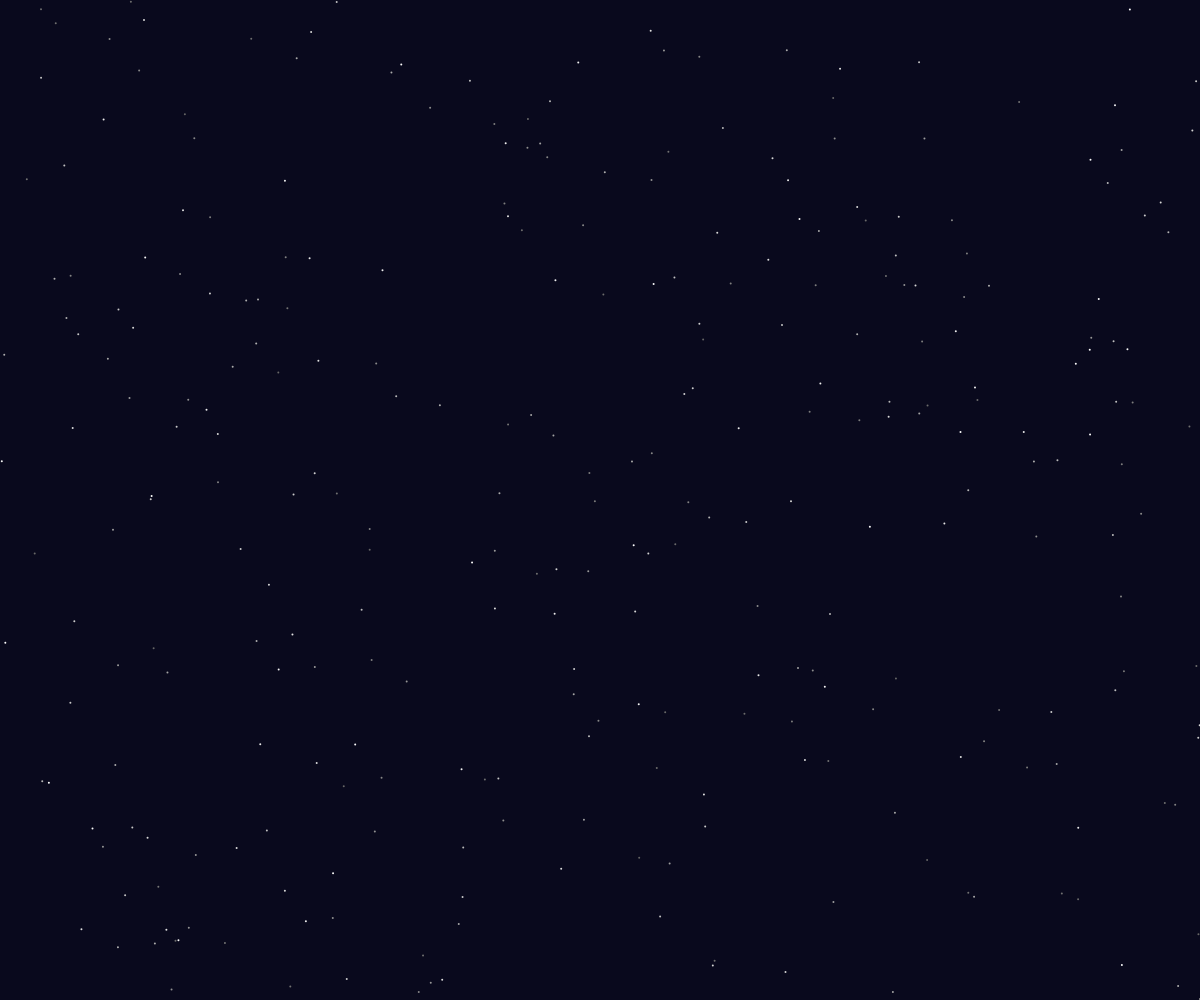
Frame 1 (no input)
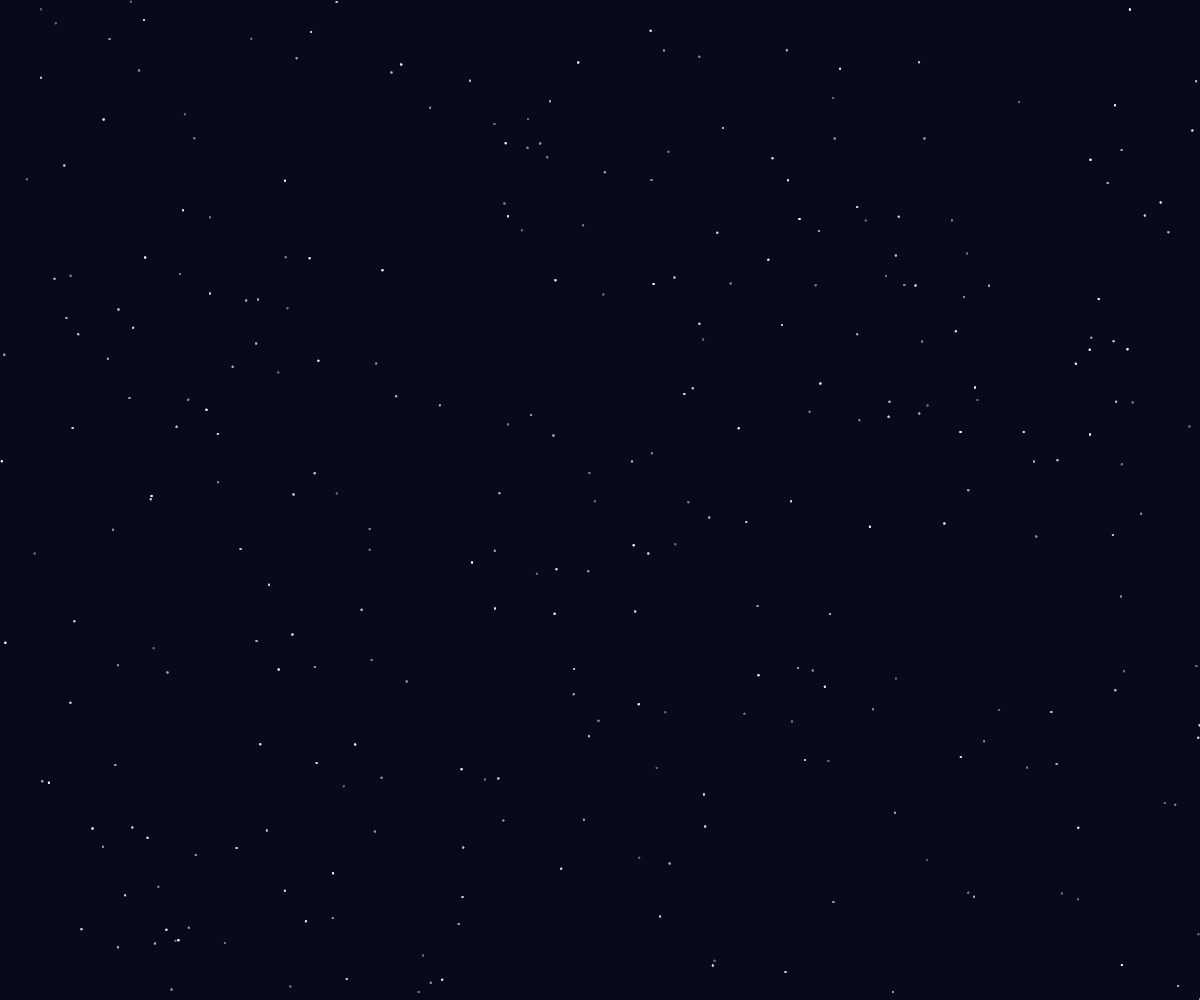
Frame 60 (no input)
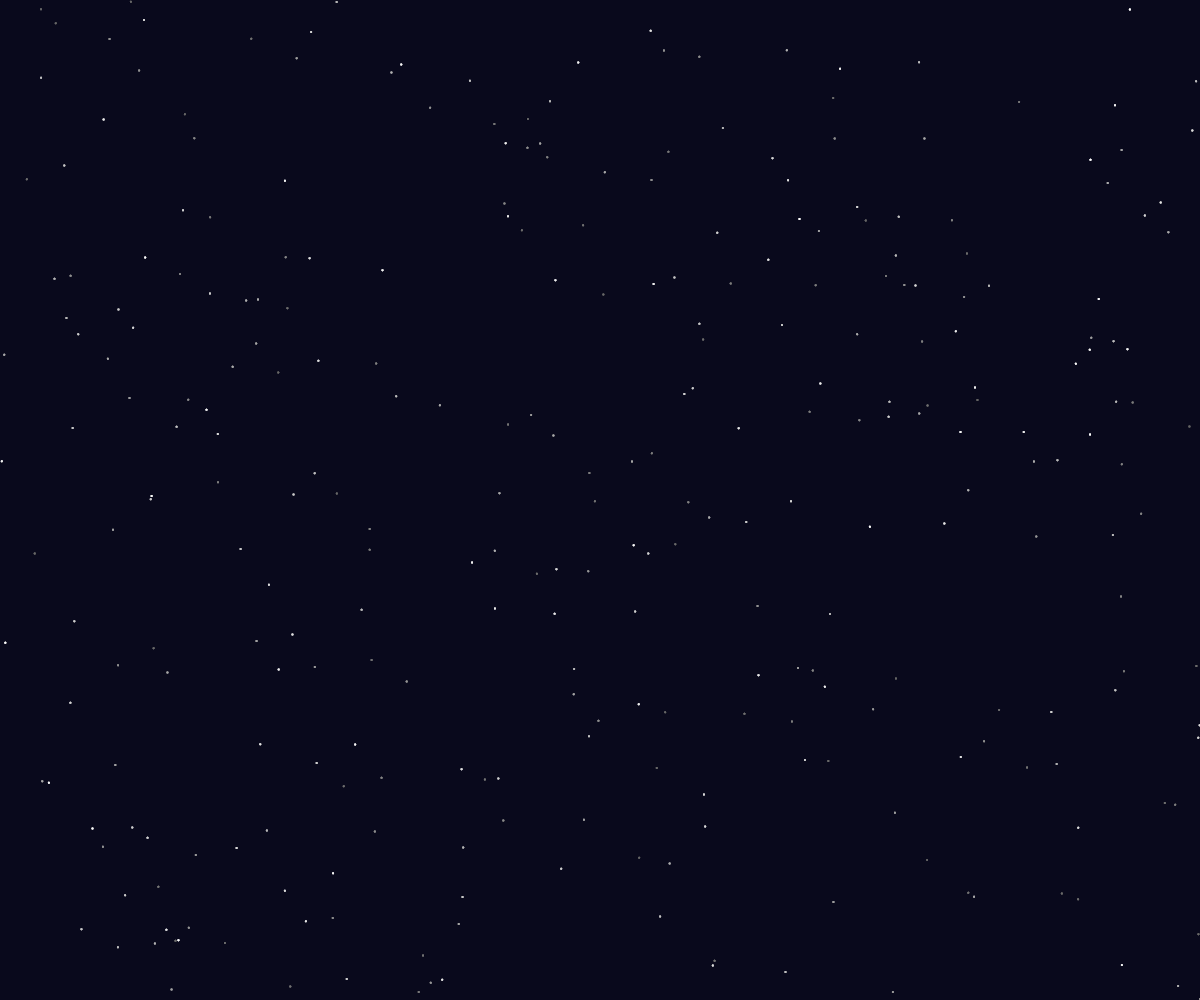
Frame 120 (the mouse pressed at the canvas centre since frame 60)

The p5.js sketch that drew these frames (run headless with seeded random() and noise() and a simulated clock; from frame 60 on, the mouse is pressed at the canvas centre):

// p5.js sketch
// ── sketch.js
let numEstrellas = 300;
let estrellas = [];

let fugaz;
let hayFugaz = false;
let ultimoMovimiento = 0;

function setup() {
  createCanvas(windowWidth, windowHeight);
  estrellas = [];
  for (let i = 0; i < numEstrellas; i++) {
    estrellas.push(new Estrella());
  }
  background(10, 10, 30);
}

function draw() {
  // Fondo semitransparente para dejar estela
  fill(10, 10, 30, 40);
  noStroke();
  rect(0, 0, width, height);

  // Estrellas normales
  for (let estrella of estrellas) {
    estrella.parpadear();
    estrella.mostrar();
  }

  // Estrella fugaz
  if (hayFugaz) {
    fugaz.mover();
    fugaz.mostrar();
    if (fugaz.termino()) {
      hayFugaz = false;
    }
  }
}

function mouseMoved() {
  if (millis() - ultimoMovimiento > 2000) {
    fugaz = new EstrellaFugaz();
    hayFugaz = true;
    ultimoMovimiento = millis();
  }
}

class Estrella {
  constructor() {
    this.x = random(width);
    this.y = random(height);
    this.brillo = random(100, 255);
    this.delta = random(0.5, 1.5);
  }

  parpadear() {
    this.brillo += random(-this.delta, this.delta);
    this.brillo = constrain(this.brillo, 100, 255);
  }

  mostrar() {
    noStroke();
    fill(this.brillo);
    ellipse(this.x, this.y, 2, 2);
  }
}

class EstrellaFugaz {
  constructor() {
    this.x = random(width * 0.5);
    this.y = random(height * 0.5);
    this.vx = random(10, 15);
    this.vy = random(4, 8);
    this.duracion = 40;
    this.vida = 0;
  }

  mover() {
    this.x += this.vx;
    this.y += this.vy;
    this.vida++;
  }

  mostrar() {
    stroke(255, 255, 200, 200);
    strokeWeight(2);
    line(this.x, this.y, this.x - this.vx * 2, this.y - this.vy * 2);
  }

  termino() {
    return this.vida > this.duracion || this.x > width || this.y > height;
  }
}

function windowResized() {
  resizeCanvas(windowWidth, windowHeight);
}

// ── style.css
body {
  margin: 0;
  padding: 0;
  overflow: hidden;
  background: #0a0a1e;
  font-family: 'Space Grotesk', sans-serif;
}

canvas {
  display: block;
}
